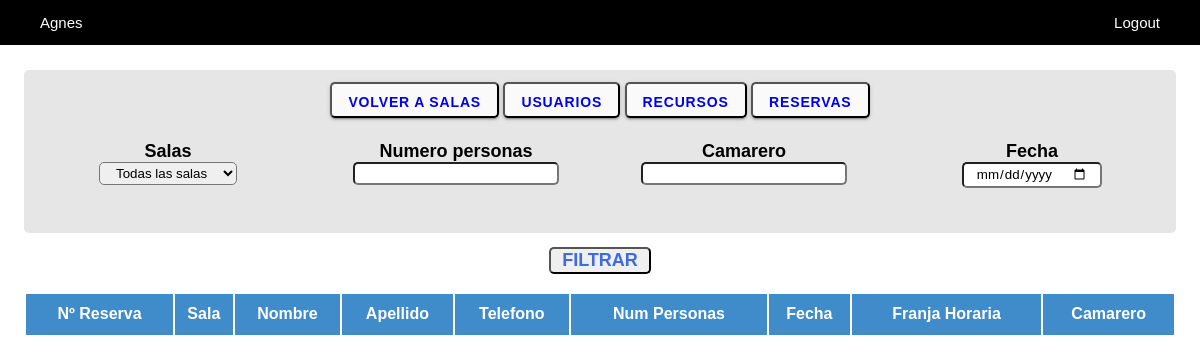
The app's page /view/zona.historial.php (signed in), older data.
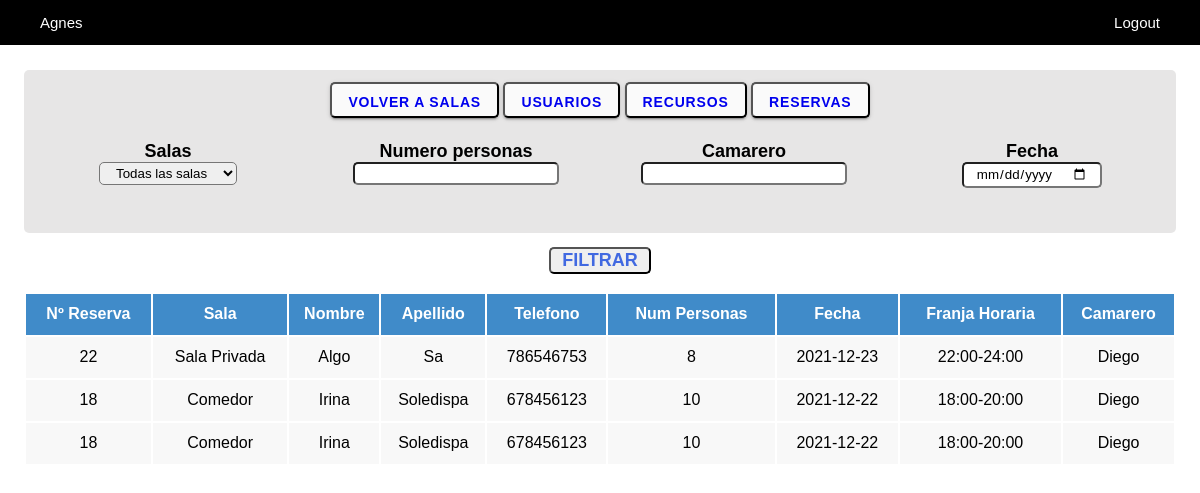
The same page, newer data.
### tables this page shows
CREATE TABLE `tbl_reserva` (
  `id_r` int(11) NOT NULL,
  `nombre_r` varchar(45) DEFAULT NULL,
  `apellido_r` varchar(45) DEFAULT NULL,
  `telefono_r` int(9) DEFAULT NULL,
  `fecha_r` date DEFAULT NULL,
  `num_personas_r` int(11) DEFAULT NULL,
  `franja_horaria_r` tinyint(4) DEFAULT NULL,
  `hora_cierre_r` time DEFAULT NULL,
  `activa_r` enum('si','no') NOT NULL,
  `id_u` int(11) DEFAULT NULL
);

CREATE TABLE `tbl_sala` (
  `id_s` int(11) NOT NULL,
  `nombre_s` varchar(45) DEFAULT NULL,
  `descripcion_s` varchar(100) DEFAULT NULL,
  `img_s` varchar(100) DEFAULT NULL,
  `disponibilidad_s` enum('si','no') DEFAULT NULL
);

CREATE TABLE `tbl_usuario` (
  `id_u` int(11) NOT NULL,
  `nombre_u` varchar(45) DEFAULT NULL,
  `apellido_u` varchar(45) DEFAULT NULL,
  `correo_u` varchar(100) DEFAULT NULL,
  `contraseña_u` varchar(45) DEFAULT NULL,
  `tipo_u` enum('camarero','administrador') DEFAULT NULL,
  `disponibilidad_u` enum('si','no') DEFAULT NULL
);

### view/zona.historial.php (the view, shortened to what the changed rows need)
<?php
require_once "../services/connection.php";
if ($_SESSION['email']=="") {
    header("location:login.php");
}else{
    ?>
    <!DOCTYPE html>
    <html lang="en">
    <head>
        <link rel="stylesheet" type="text/css" href="../css/styles.css">
    </head>
    <body>
        <div class="row padding-top padding-lat">
                                <?php
                                    try{
                                        $pdo->beginTransaction();
                                        $pdo->commit();
                                    } catch (Exception $e) {
                                        $pdo->rollBack();
                                        echo "Fallo: " . $e->getMessage();
                                    }
                                ?>
        </div><br>
        <?php
        if (isset($_POST['filtrar'])) {
            $sala=$_POST['sala'];
            $numpersonas=$_POST['numpersonas'];
            $camarero=$_POST['camarero'];
            $fecha=$_POST['fecha'];
            $data = array();
            if (!empty($sala)){
                $data[]="nombre_s = '{$sala}'";
            }
            if (!empty($numpersonas)){
                $data[]="num_personas_r = {$numpersonas}";
            }
            if (!empty($camarero)){
                $data[]="nombre_u = '{$camarero}'";
            }
            if (!empty($fecha)){
                $data[]="fecha_r = '{$fecha}'";
            }
            $anadir= implode(',',$data);
            $filtro=$pdo->prepare("SELECT r.*, mr.*, m.*, u.*, s.* FROM  tbl_reserva r
            LEFT JOIN `tbl_mesa/reserva` mr on r.id_r=mr.id_reserva
            LEFT JOIN tbl_mesa m on mr.id_mesa=m.id_m
            LEFT JOIN tbl_usuario u on r.id_u=u.id_u
            LEFT JOIN tbl_sala s on m.id_s=s.id_s
            WHERE {$anadir}
            ORDER BY fecha_r DESC , franja_horaria_r DESC");
                    try{
                        $pdo->beginTransaction();
                        $filtro->execute();
                        echo  "<div class='row padding-top-less padding-lat'>";
                        echo  "<table>";
                        echo  "<tr>";
                        echo  "<th class='blue'>Nº Reserva</th>";
                        echo  "<th class='blue'>Sala</th>";
                        echo  "<th class='blue'>Nombre</th>";
                        echo  "<th class='blue'>Apellido</th>";
                        echo  "<th class='blue'>Telefono</th>";
                        echo  "<th class='blue'>Num Personas</th>";
                        echo  "<th class='blue'>Fecha</th>";
                        echo  "<th class='blue'>Franja Horaria</th>";
                        echo  "<th class='blue'>Camarero</th>";
                        echo  "</tr>";
                        foreach ($filtro as $row) {
                            echo  "<tr>";
                            echo "<td class='gris'>{$row['id_r']}</td>";
                            echo "<td class='gris'>{$row['nombre_s']}</td>";
                            echo "<td class='gris'>{$row['nombre_r']}</td>";
                            echo "<td class='gris'>{$row['apellido_r']}</td>";
                            echo "<td class='gris'>{$row['telefono_r']}</td>";
                            echo "<td class='gris'>{$row['num_personas_r']}</td>";
                            echo "<td class='gris'>{$row['fecha_r']}</td>";
                            for ($i = 1,$y=12,$z=14; $i <= 6; $i++,$y+=2,$z+=2) {
                                if ($row['franja_horaria_r']==$i){
                                    echo "<td class='gris'>{$y}:00-{$z}:00</td>";
                                }
                            }
                            echo "<td class='gris'>{$row['nombre_u']}</td>";
                            echo  "</tr>";
                        }
                        echo "</table>";
                        echo "</div>";
                        $pdo->commit();
                    } catch (Exception $e) {
                        $pdo->rollBack();
                        echo "Fallo: " . $e->getMessage();
                    }
        }else {
            $historial=$pdo->prepare("SELECT distinct r.*, m.*, u.*, s.* FROM  tbl_reserva r
            LEFT JOIN `tbl_mesa/reserva` mr on r.id_r=mr.id_reserva
            LEFT JOIN tbl_mesa m on mr.id_mesa=m.id_m
            LEFT JOIN tbl_usuario u on r.id_u=u.id_u
            LEFT JOIN tbl_sala s on m.id_s=s.id_s
            WHERE r.activa_r='no'
            ORDER BY fecha_r DESC , franja_horaria_r DESC");
                    try{
                        $pdo->beginTransaction();
                        $historial->execute();
                        echo  "<div class='row padding-top-less padding-lat'>";
                        echo  "<table>";
                        echo  "<tr>";
                        echo  "<th class='blue'>Nº Reserva</th>";
                        echo  "<th class='blue'>Sala</th>";
                        echo  "<th class='blue'>Nombre</th>";
                        echo  "<th class='blue'>Apellido</th>";
                        echo  "<th class='blue'>Telefono</th>";
                        echo  "<th class='blue'>Num Personas</th>";
                        echo  "<th class='blue'>Fecha</th>";
                        echo  "<th class='blue'>Franja Horaria</th>";
                        echo  "<th class='blue'>Camarero</th>";
                        echo  "</tr>";
                        foreach ($historial as $row) {
                            echo  "<tr>";
                            echo "<td class='gris'>{$row['id_r']}</td>";
                            echo "<td class='gris'>{$row['nombre_s']}</td>";
                            echo "<td class='gris'>{$row['nombre_r']}</td>";
                            echo "<td class='gris'>{$row['apellido_r']}</td>";
                            echo "<td class='gris'>{$row['telefono_r']}</td>";
                            echo "<td class='gris'>{$row['num_personas_r']}</td>";
                            echo "<td class='gris'>{$row['fecha_r']}</td>";
                            for ($i = 1,$y=12,$z=14; $i <= 6; $i++,$y+=2,$z+=2) {
                                if ($row['franja_horaria_r']==$i){
                                    echo "<td class='gris'>{$y}:00-{$z}:00</td>";
                                }
                            }
                            echo "<td class='gris'>{$row['nombre_u']}</td>";
                            echo  "</tr>";
                        }
                        echo "</table>";
                        echo "</div>";
                        $pdo->commit();
                    } catch (Exception $e) {
                        $pdo->rollBack();
                        echo "Fallo: " . $e->getMessage();
                    }
        ?>
        </body>
        </html>
    <?php
    }
}
?>

Row changes from the older to the newer data that the page shows:
added tbl_reserva: id_r "22", tbl_sala.nombre_s "Sala Privada", nombre_r "Algo", apellido_r "Sa", telefono_r "786546753", num_personas_r "8", fecha_r "2021-12-23", y "22", z "24", id_u.nombre_u "Diego"
added tbl_reserva: id_r "18", tbl_sala.nombre_s "Comedor", nombre_r "Irina", apellido_r "Soledispa", telefono_r "678456123", num_personas_r "10", fecha_r "2021-12-22", y "18", z "20", id_u.nombre_u "Diego"
